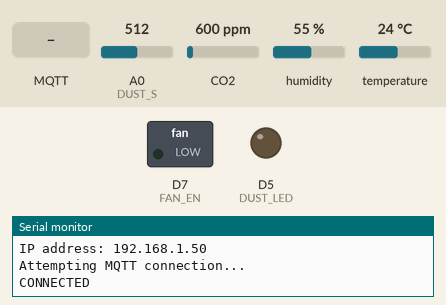
Simulated run of this program. Board: ESP8266 (Wemos D1 mini). On the bench: switched loads named in the program (green lamp = pin HIGH), output pins drawn as LEDs (lit = HIGH), the last lines printed to the serial monitor. The test bench sets the inputs (shaded band); at power-on: A0 (DUST_S) = 512, CO2 600 ppm, humidity 55 %, temperature 24 °C. WiFi joins after 1.5 s; servers stay silent unless stated; no MQTT or app messages arrive unless stated.

Above: at 3.2 s.
3.3 s: MQTT message "ON" arrives on the first subscribed topic
At 3.9 s:
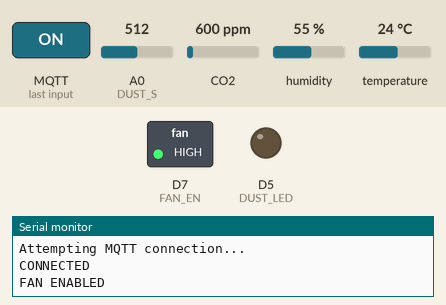
4.8 s: MQTT message "OFF" arrives on the first subscribed topic
At 6.0 s:
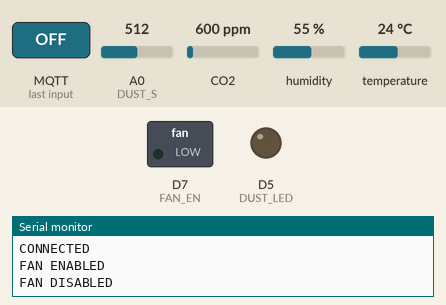
6.3 s: MQTT message "--" arrives on the first subscribed topic
At 17.2 s:
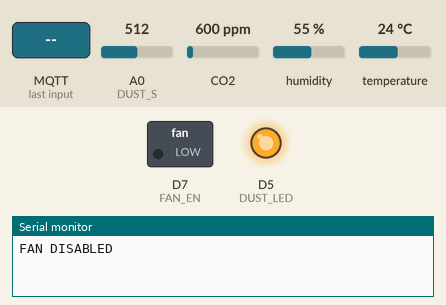
Timing chart, 0 to 17.8 s (numbered marks = the images above; inputs shaded):
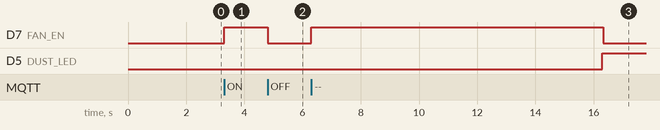

The program:

main.cpp
```cpp
// (licence header left out)
#include <Arduino.h>
#include <ESP8266WiFi.h>
#include <Wire.h>
#include <PubSubClient.h>
#include <SparkFun_SCD30_Arduino_Library.h>

/*
* Network related settings
*/
#define wifi_ssid "your_ssid"
#define wifi_password "your_password"
#define mqtt_server "192.168.1.106"

#define humidity_topic "sensor/scd30/1/humidity"
#define temperature_topic "sensor/scd30/1/temperature"
#define co2_topic "sensor/scd30/1/co2"
#define fan_topic "sensor/scd30/1/fan"
#define dust_topic "sensor/scd30/1/dust"
#define dust_voltage_topic "sensor/scd30/1/dust_voltage"
#define NO_DUST_VOLTAGE 0 //No dust voltage is used for more accurate measurment of dust
#define measure_interval 50 //Measure interval in seconds


/*
* Hardware configuration
*/
#define FAN_EN D7
#define DUST_LED D5
#define DUST_S A0

long lastMsg = 0;
float dust_voltage = 0;


/*
* Function prototypes
*/
void setup_wifi();
void callback(char* topic, byte* payload, unsigned int length);
void reconnect();
bool checkBound(float newValue, float prevValue, float maxDiff);
float getDust();

WiFiClient espClient;
PubSubClient client(espClient);
SCD30 airSensor;


/*
 * Setup loop
 */
void setup() {
  Serial.begin(115200);
  pinMode(FAN_EN, OUTPUT);
  pinMode(DUST_LED,OUTPUT);
  setup_wifi();
  client.setServer(mqtt_server, 1883);
  client.setCallback(callback);
  Wire.begin(4,5);
  delay(500);
  airSensor.begin();
}

/*
 * Main loop
 * used to keep device connected and to trigger measurement every <measure_interval>
 */
void loop() {
  if (!client.connected()) {
    reconnect();
  }
  client.loop();

  long now = millis();

  if (now - lastMsg > measure_interval*1000) {
    lastMsg = now;
    client.publish(fan_topic, "--", false);
    }
  }


/*
 * Wifi setup function
 * connects device to the selected network and inform client about status
 */
void setup_wifi() {
  delay(10);
  Serial.println();
  Serial.print("Connecting to ");
  Serial.println(wifi_ssid);
  WiFi.begin(wifi_ssid, wifi_password);
  while (WiFi.status() != WL_CONNECTED) delay(500);
  Serial.println("WiFi connected");
  Serial.print("IP address: ");
  Serial.println(WiFi.localIP());
}

/*
 * Function which execute measurment from SCD30
 * After reading, datas are send to broker.
 */
void getMeasurment() {
      if (airSensor.dataAvailable())
    {
      //getting datas
      float temp = airSensor.getTemperature();
      float humidity = airSensor.getHumidity();
      float co2 = airSensor.getCO2();
      float dust = getDust();
      //publishing datas
      client.publish(temperature_topic, String(temp).c_str(), false);
      client.publish(humidity_topic, String(humidity).c_str(), false);
      client.publish(co2_topic, String(co2).c_str(), false);
      client.publish(dust_topic, String(getDust()).c_str(), false);
      client.publish(dust_voltage_topic, String(dust_voltage).c_str(), false);
      //printing datas
      Serial.printf("%ld \t CO2: %.3f\t TEMPERATURE: %.3f\t HUMIDITY: %.3f\t DUST: %.3f\t DUST_VOLTAGE: %.3f\n",millis(),co2,temp,humidity,dust, dust_voltage);
    }
}
/*
 * Callback function
 * executed when subsribed msg arrives from MQTT broker
 * used to turn on and off dc fan
 */
void callback(char* topic, byte* payload, unsigned int length) {
  String data = "";
  for (uint i = 0; i < length; i++) {
    data += (char)payload[i];
  }
  if (data == "ON") {
    digitalWrite(FAN_EN, HIGH);
    Serial.println("FAN ENABLED");
  }
  else if (data == "OFF") {
    digitalWrite(FAN_EN, LOW);
    Serial.println("FAN DISABLED");
  }
  /* TEMPORARY
  * not very elegant, but functional.
  * measurment behaviour will be improved and delay() removed.
  */
  else if (data == "--") {
    digitalWrite(FAN_EN, HIGH);
    Serial.println("FAN ENABLED");
    Serial.println("BUSY FOR 10sec");
    delay(10000);
    getMeasurment();
    digitalWrite(FAN_EN, LOW);
    Serial.println("FAN DISABLED");
  }

}

/*
 * Reconnect function
 * connects device to the selected network and inform client about status
 */
void reconnect() {
  while (!client.connected()) {
    Serial.print("Attempting MQTT connection...");
    if (client.connect("ESP8266Client")) {
      Serial.println("\nCONNECTED");
      client.subscribe(fan_topic);
    } else {
      Serial.print("failed, rc=");
      Serial.print(client.state());
      Serial.println(" try again in 5 seconds");
      delay(5000);
    }
  }
}


/*
* Dust measure function
* This function measures analog value on DUST sensor.
* Measured value is not calibrated and should be improved in future.
*/

float getDust()
{
  float voltsMeasured = 0;
  float calcVoltage = 0;
  float dustDensity = 0;

  digitalWrite(DUST_LED,LOW);
  delayMicroseconds(15);
  voltsMeasured = analogRead(DUST_S);
  delayMicroseconds(10);
  digitalWrite(DUST_LED,HIGH);
  delayMicroseconds(9680);
  calcVoltage = voltsMeasured * (3.3 / 1024.0);
  dust_voltage = calcVoltage;
  if(calcVoltage >= NO_DUST_VOLTAGE)
  {
    calcVoltage -= NO_DUST_VOLTAGE;
    dustDensity = 0.2 * calcVoltage;
  }
  else
    dustDensity = 0;
  return dustDensity;
}
```

Measured:
- after the input at 3.3 s, D7 (FAN_EN): LOW → HIGH at once
- after the input at 4.8 s, D7 (FAN_EN): HIGH → LOW at once
- after the input at 6.3 s, D7 (FAN_EN): LOW → HIGH at once, → LOW 10.0 s later; D5 (DUST_LED): LOW → HIGH after 10.0 s
